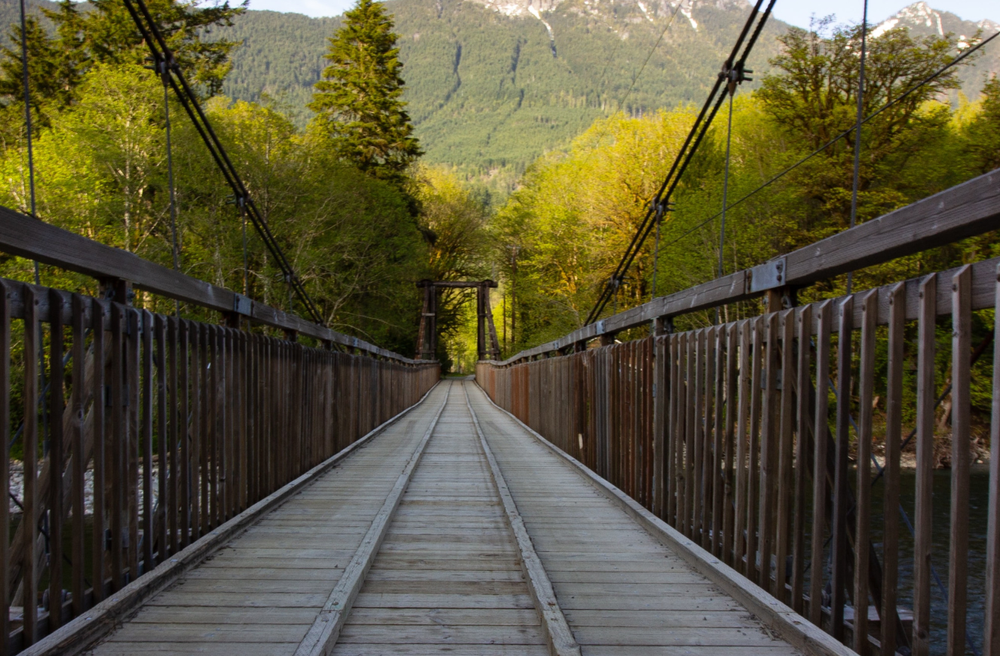
#> input picture Testing/images/img.png, 1000 x 656 px, shrunk from 1326 x 870 before the run
$ python Image_processing_Test.py
#> lines starting #> are read from the running program, lines starting #| are printed output that depends on the picture; after the words box and inside, x2 and y2 are one past the last pixel; in counts of white or black regions, pixels touching at a corner belong together
#> further down, img is the input picture: shape (656, 1000, 3); mean B, G, R 56.3, 81.7, 86.9
import cv2
import numpy as np
from PIL import Image


def edge_detection(img,threshold1=90, threshold2=180):
#> called with threshold1 = 90, threshold2 = 180
    grayscale_image = cv2.cvtColor(img, cv2.COLOR_BGR2GRAY)

    edges = cv2.Canny(grayscale_image, threshold1, threshold2)
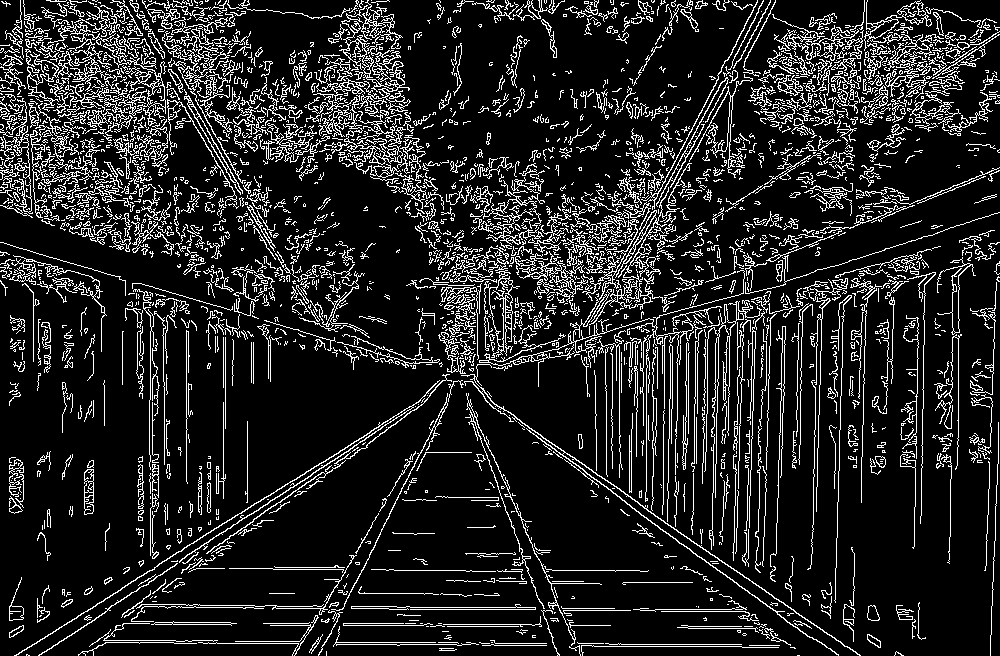
#> edges: shape (656, 1000); 13.9% white in thin lines or dots

    processed_image = Image.fromarray(edges)
    return processed_image

def color_manipulation(img):
        inverted_image = cv2.bitwise_not(img)
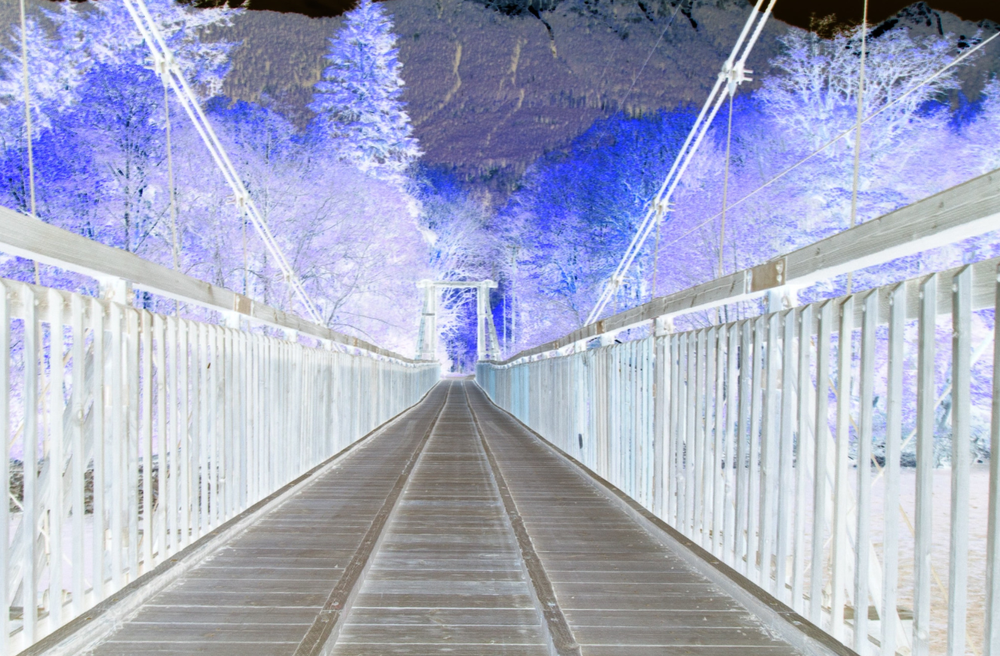
#> inverted_image: shape (656, 1000, 3); mean B, G, R 198.7, 173.3, 168.1
        processed_image = Image.fromarray(inverted_image)
        return processed_image


def detect_corners(image):
    image_array = np.array(image)
    if len(image_array.shape) == 3 and image_array.shape[2] == 3:
        gray = cv2.cvtColor(image_array, cv2.COLOR_BGR2GRAY)
    else:
        gray = image_array.copy()
    dst = cv2.cornerHarris(gray, blockSize=2, ksize=3, k=0.04)
    dst = cv2.dilate(dst, None)
    ret, thresh = cv2.threshold(dst, 0.1*dst.max(), 255, cv2.THRESH_BINARY)
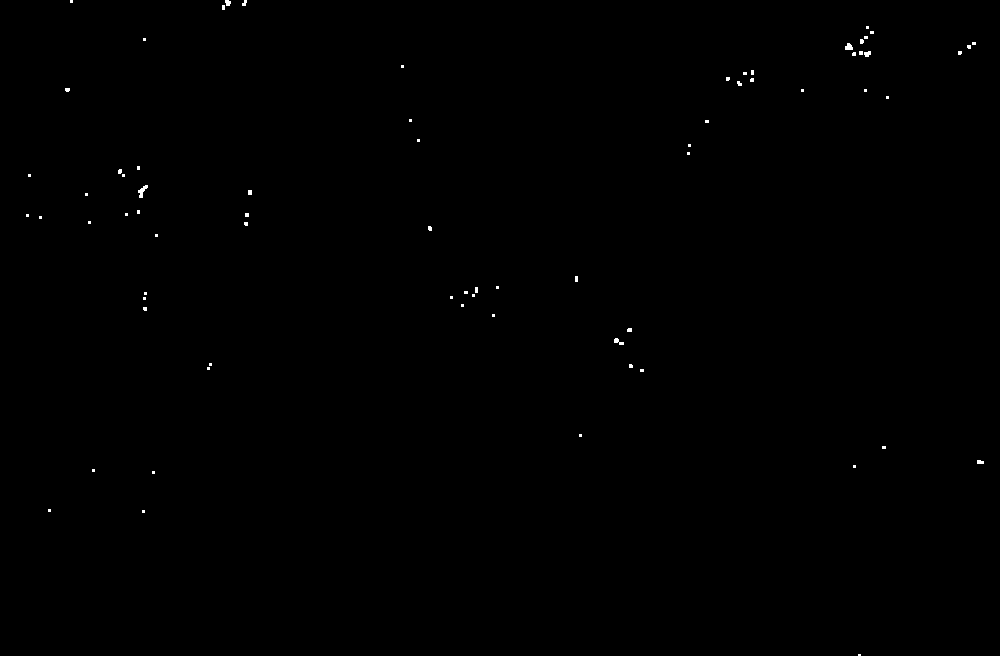
#> thresh: shape (656, 1000) float32; 0.16% white; 73 white regions (65 under 20 px), largest, box (x1, y1, x2, y2) and area: (138, 185, 148, 198) 60, (845, 43, 853, 50) 43, (614, 338, 624, 345) 37
#> ret = 0.00121
    corners = np.argwhere(thresh == 255)
#> corners = 1027 pairs, first value 0 to 655, second value 26 to 983
    image_with_corners = image_array.copy()
    for corner in corners:
        x, y = corner[0], corner[1]
        cv2.circle(image_with_corners, (x, y), 5, (0, 0, 255), -1)
#> this loop made 1027 passes
#> (x, y) on passes 1 to 3: (0, 70), (0, 71), (0, 72)
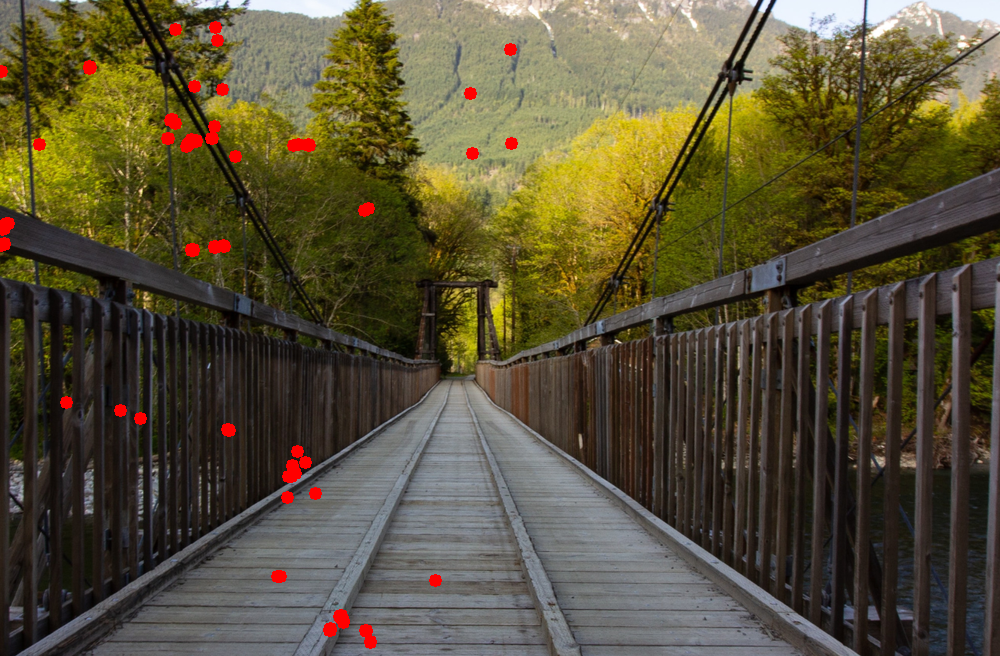
#> image_with_corners: shape (656, 1000, 3); 0.96% of pixels changed, all inside (x1, y1, x2, y2) = (0, 21, 518, 649)
    processed_image = Image.fromarray(image_with_corners)
    return processed_image

def sift_feature_detection(image):

    if len(image.shape) == 3:
        gray = cv2.cvtColor(image, cv2.COLOR_BGR2GRAY)
    else:
        gray = image

    sift = cv2.SIFT_create()

    keypoints, descriptors = sift.detectAndCompute(gray, None)
#> keypoints = 6471 keypoints; strongest (x, y, size): (141, 191, 2.6), (762, 9, 4.8), (867, 53, 2.5), (847, 47, 2.5)

    sift_image = cv2.drawKeypoints(image, keypoints, None, flags=cv2.DRAW_MATCHES_FLAGS_DRAW_RICH_KEYPOINTS)

    processed_image = Image.fromarray(sift_image)
    return processed_image


def denoise_image(image, h=10, templateWindowSize=7, searchWindowSize=21):

#> called with h = 10, templateWindowSize = 7, searchWindowSize = 21
    denoised_image = cv2.fastNlMeansDenoisingColored(image, None, h, h, templateWindowSize, searchWindowSize)

    processed_image = Image.fromarray(denoised_image)
    return processed_image


def erosion(image, kernel_size=(5, 5), iterations=1):

#> called with kernel_size = (5, 5), iterations = 1
    kernel = np.ones(kernel_size, np.uint8)

    eroded_image = cv2.erode(image, kernel, iterations=iterations)
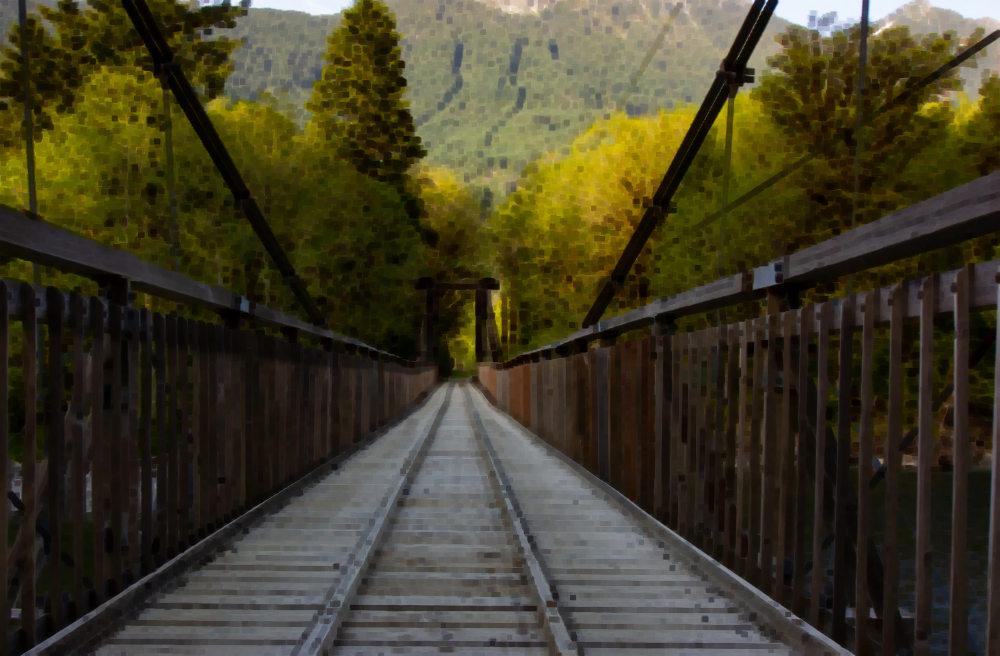
#> eroded_image: shape (656, 1000, 3); mean B, G, R 39.5, 61.5, 66.6
    processed_image = Image.fromarray(eroded_image)
    return processed_image

def dilation(image, kernel_size=(5, 5), iterations=1):

#> called with kernel_size = (5, 5), iterations = 1
    kernel = np.ones(kernel_size, np.uint8)

    dilated_image = cv2.dilate(image, kernel, iterations=iterations)
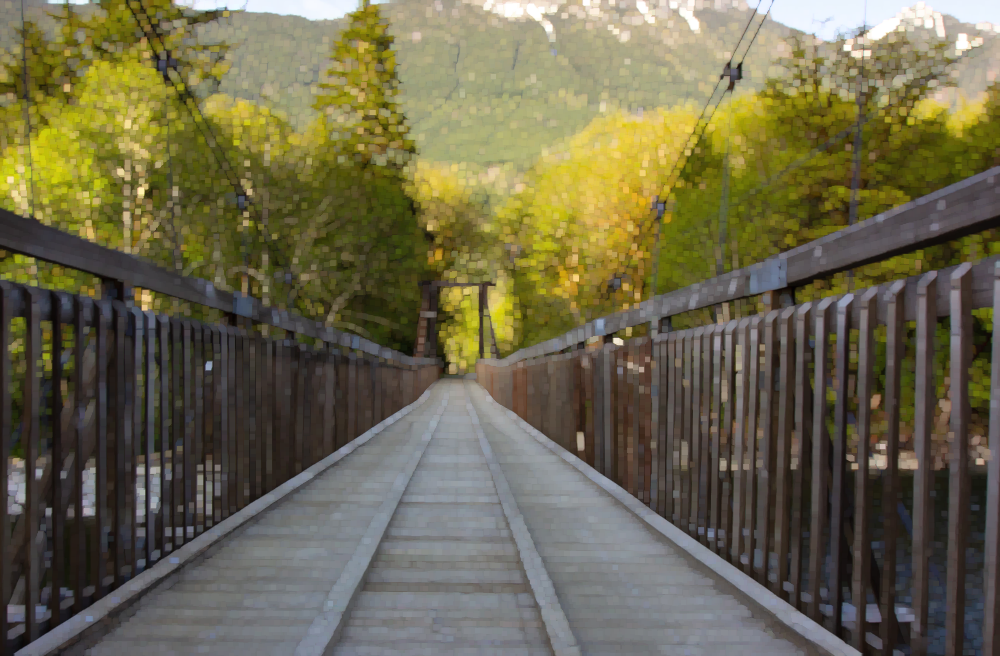
#> dilated_image: shape (656, 1000, 3); mean B, G, R 76.6, 103.7, 108.9

    processed_image = Image.fromarray(dilated_image)
    return processed_image
def histogram_equalization(image):

    if len(image.shape) == 3:
        gray = cv2.cvtColor(image, cv2.COLOR_BGR2GRAY)
    else:
        gray = image

    equalized_image = cv2.equalizeHist(gray)
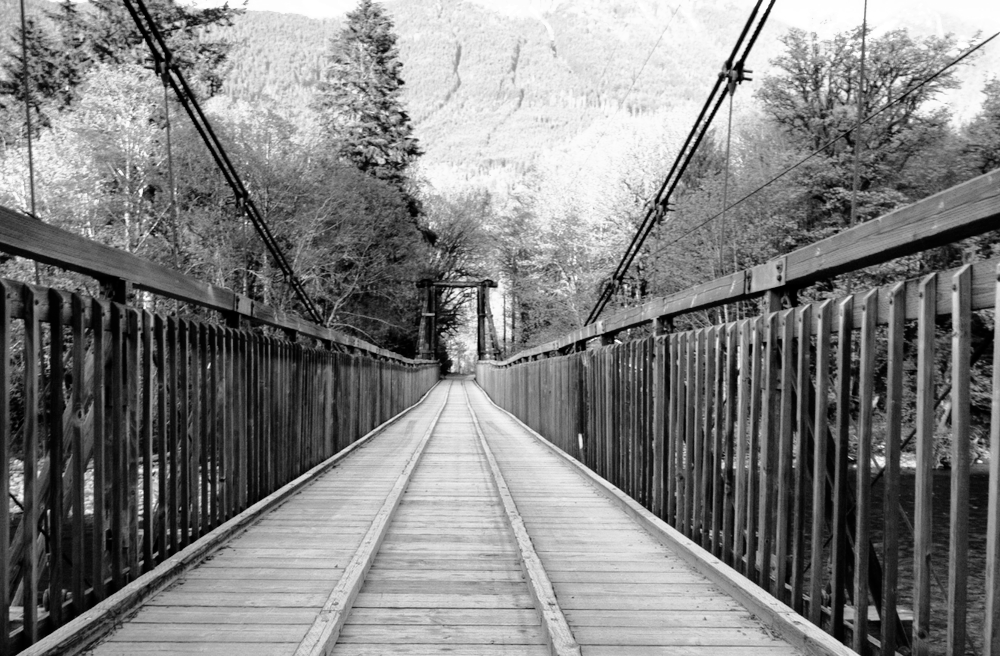
#> equalized_image: shape (656, 1000); min 0, max 255, mean 128.4

    processed_image = Image.fromarray(equalized_image)
    return processed_image

if __name__ == '__main__':
    img = cv2.imread('images/img.png')

    img_edge = np.array(edge_detection(img))
    success = cv2.imwrite('images/edge.png', img_edge)

    img_color = np.array(color_manipulation(img))
    success = cv2.imwrite('images/color.png', img_color)

    img_corner = np.array(detect_corners(img))
    success = cv2.imwrite('images/corner.png', img_corner)

    img_sift = np.array(sift_feature_detection(img))
    success = cv2.imwrite('images/sift.png', img_sift)

    img_denoise = np.array(denoise_image(img))
    success = cv2.imwrite('images/denoise.png', img_denoise)

    img_erosion = np.array(erosion(img))
    success = cv2.imwrite('images/erosion.png', img_erosion)

    img_dilation = np.array(dilation(img))
    success = cv2.imwrite('images/dilation.png', img_dilation)

    img_histogram = np.array(histogram_equalization(img))
    success = cv2.imwrite('images/histogram.png', img_histogram)
